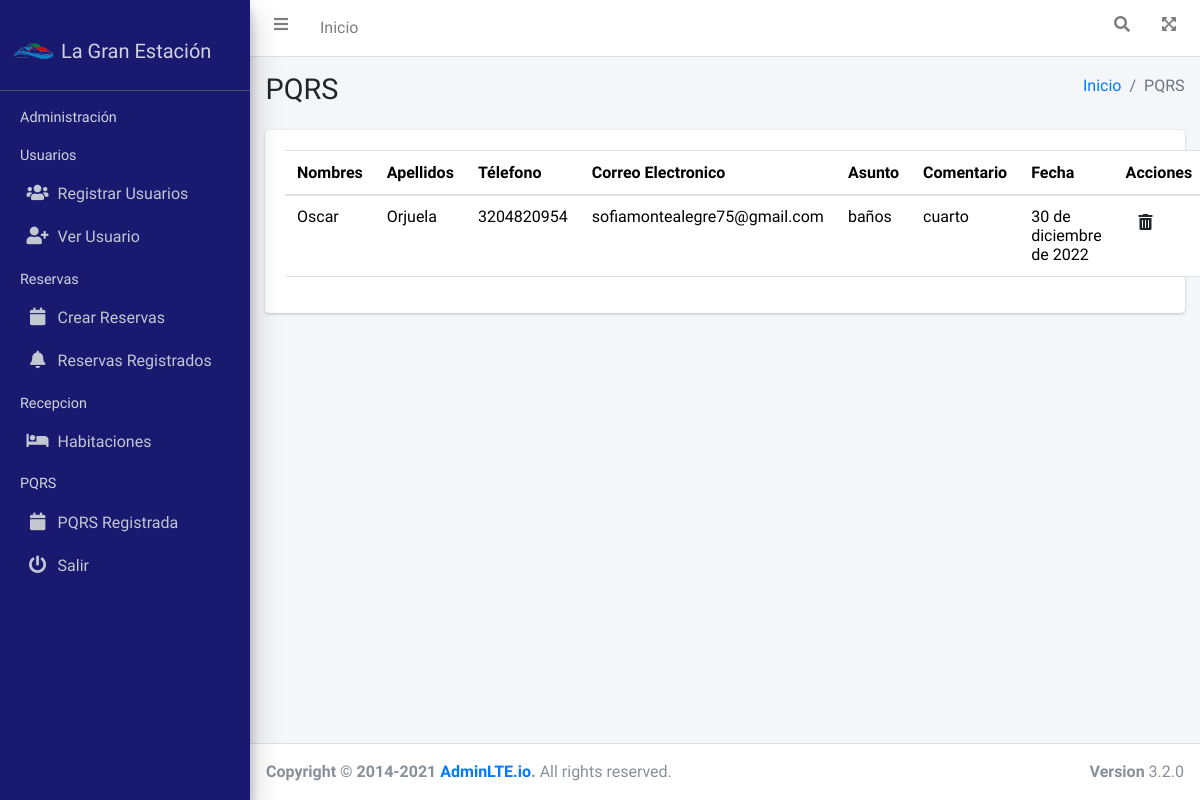
Screenshot of /pqrs/ with the database file from the repository.
### pqrs/models.py (models this page shows)
class PQRS(models.Model):
    nombres=models.CharField(max_length=45, verbose_name="Nombres",blank=True)
    apellidos=models.CharField(max_length=50, verbose_name="Apellidos",blank=True)
    telefono=models.CharField(max_length=15, verbose_name="Teléfono",blank=True)
    email=models.CharField(max_length=50, verbose_name="Correo Electronico", blank=True)
    asunto=models.CharField(max_length=45, verbose_name="Asunto")
    comentarioCliente=models.CharField(max_length=250, verbose_name="Comentario")
    fechaCreacion=models.DateField(verbose_name="Fecha", help_text=u"MM/DA/AAAA")
    class Estado(models.TextChoices):
        ACTIVO=1, _('Activo')
        INACTIVO=0, _('Inactivo')
    estado=models.CharField(max_length=1, choices=Estado.choices, default=Estado.ACTIVO, verbose_name="Estado")

### pqrs/views.py (the view)
# urls.py: path('pqrs/',include('pqrs.urls')),
def pqrs(request):
    titulo="PQRS"
    form= PQRSForms()
    pqrs=PQRS.objects.all()
    context={
        'titulo':titulo,
        'pqrs':pqrs,
        'form':form
    }
    return render(request,'pqrs/pqrs.html',context)

### General/templates/pqrs/pqrs.html (shortened to what this page needs)
{% extends 'partials/bodyAdmin.html' %}
{% load static %}
{% block contenido %}
<div class="container">
    <div class="card">
        <div class="card-body">
        <div id="example1_wrapper" class="dataTables_wrapper dt-bootstrap4">
            <table id="tabla-general" class="table">
                <thead>
                    <th scope="col">Nombres</th>
                    <th scope="col">Apellidos</th>
                    <th scope="col">Télefono</th>
                    <th scope="col">Correo Electronico</th>
                    <th scope="col">Asunto</th>
                    <th scope="col">Comentario</th>
                    <th scope="col">Fecha</th>
                    <th scope="col">Acciones</th>
                </thead>
                <tbody>
            {% for PQRS in pqrs %}
            <tr>
            {% if PQRS.estado == '1' %}
                <td>{{PQRS.nombres}}</td>
                <td>{{PQRS.apellidos}}</td>
                <td>{{PQRS.telefono}}</td>
                <td>{{PQRS.email}}</td>
                <td>{{PQRS.asunto}}</td>
                <td>{{PQRS.comentarioCliente}}</td>
                <td>{{PQRS.fechaCreacion}}</td>
                <td >
                    <a class="btn btn-" href="{% url 'pqrs-eliminar' PQRS.id %}"><i class="fas  fa-trash-alt"></i></td>
                    {% endif %}
            </tr>
            {% endfor %}
                </tbody>
            </table>
        </div>
        </div>
    </div>
</div>
{% endblock contenido %}

### rows the page displays
PQRS: nombres "Oscar", apellidos "Orjuela", telefono "3204820954", email "sofiamontealegre75@gmail.com", asunto "baños", comentarioCliente "cuarto", fechaCreacion "30 de diciembre de 2022"

### other values shown
{{ titulo }} "PQRS"
